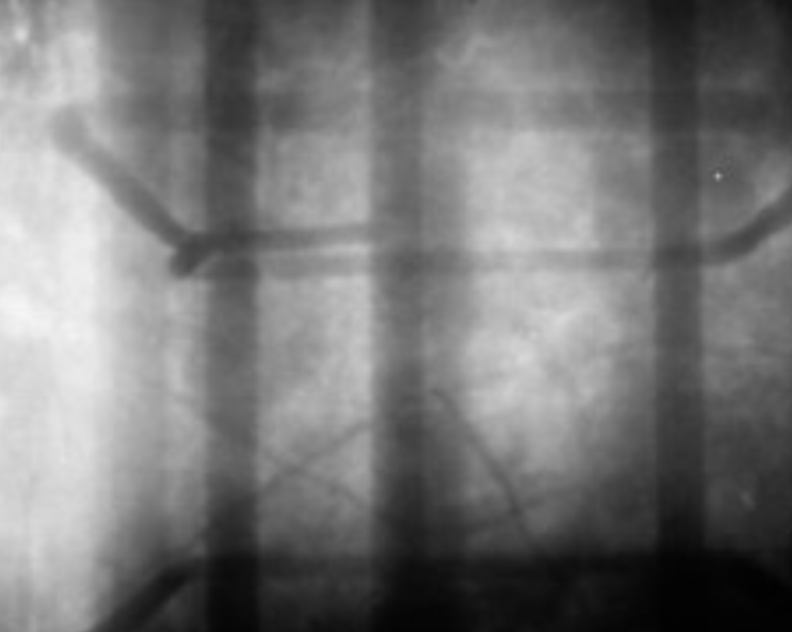
#> input picture Semana14EjerciciosIntegradores/gamagrafia.png, 792 x 632 px
$ python agregarRuidoImagen.py
#> lines starting #> are read from the running program, lines starting #| are printed output that depends on the picture
from PIL import Image
import numpy as np
import csv

# Función para leer la imagen PNG y convertirla en una matriz de intensidades
def leer_imagen(ruta):
#> called with ruta = 'gamagrafia.png'
    imagen = Image.open(ruta).convert('L')  # Convertir la imagen a escala de grises
    matriz = np.array(imagen)
    return matriz

# Función para agregar ruido a la imagen
def agregar_ruido(imagen, nivel=60):
#> called with nivel = 60
    ruido = np.random.normal(0, nivel, imagen.shape)
    imagen_con_ruido = imagen + ruido
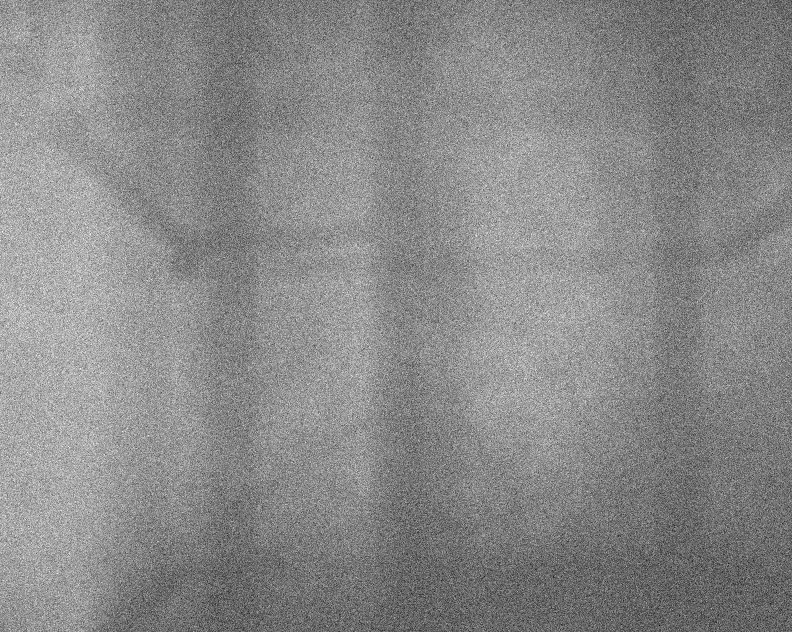
#> imagen_con_ruido: shape (632, 792) float64; min -297.1, max 473.3, mean 117.9; drawn with min black and max white
    imagen_con_ruido = np.clip(imagen_con_ruido, 0, 255)  # Asegurar que los valores estén en el rango válido
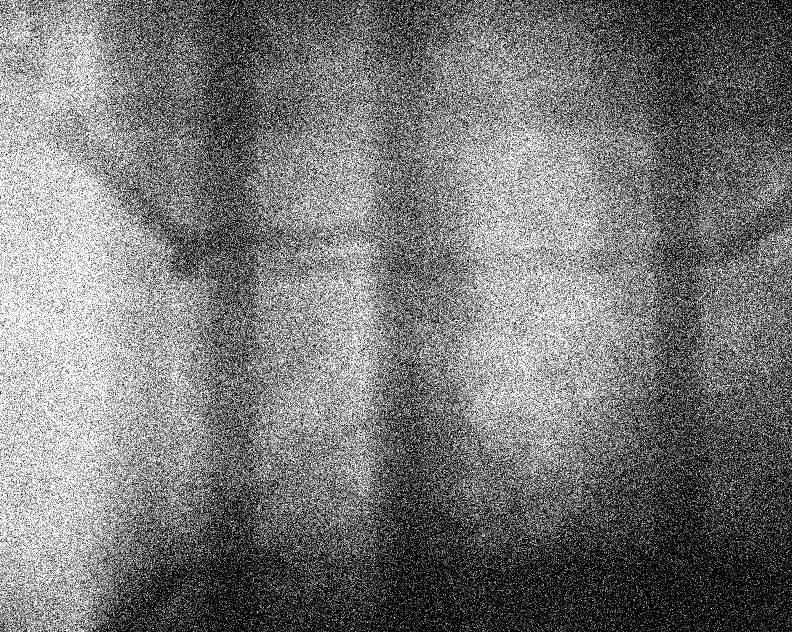
#> imagen_con_ruido: shape (632, 792) float64; min 0, max 255, mean 119.2
    return imagen_con_ruido.astype(np.uint8)

# Función para guardar la matriz de intensidades en un archivo CSV
def guardar_csv(matriz, ruta):
    with open(ruta, 'w', newline='') as archivo:
        escritor_csv = csv.writer(archivo)
        escritor_csv.writerows(matriz)

# Ruta de la imagen PNG
ruta_imagen = 'gamagrafia.png'

# Leer la imagen y convertirla en una matriz de intensidades
imagen_original = leer_imagen(ruta_imagen)

# Agregar ruido a la imagen
imagen_con_ruido = agregar_ruido(imagen_original)

# Guardar la imagen con ruido como un archivo CSV
ruta_csv = 'imagen_con_ruido.csv'
guardar_csv(imagen_con_ruido, ruta_csv)

print("Imagen con ruido guardada como archivo CSV:", ruta_csv)
